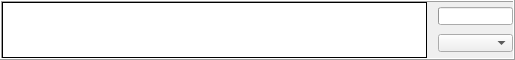
    <widget class="QFrame" name="dataFrame">
     <property name="minimumSize">
      <size>
       <width>0</width>
       <height>40</height>
      </size>
     </property>
     <property name="maximumSize">
      <size>
       <width>16777215</width>
       <height>60</height>
      </size>
     </property>
     <property name="frameShape">
      <enum>QFrame::Box</enum>
     </property>
     <property name="frameShadow">
      <enum>QFrame::Raised</enum>
     </property>
     <layout class="QHBoxLayout" name="horizontalLayout_6" stretch="90,0,10">
      <property name="spacing">
       <number>-1</number>
      </property>
      <property name="leftMargin">
       <number>0</number>
      </property>
      <property name="topMargin">
       <number>0</number>
      </property>
      <property name="rightMargin">
       <number>0</number>
      </property>
      <property name="bottomMargin">
       <number>0</number>
      </property>
      <item>
       <widget class="QTextEdit" name="dataEdit">
        <property name="sizePolicy">
         <sizepolicy hsizetype="Preferred" vsizetype="Preferred">
          <horstretch>0</horstretch>
          <verstretch>0</verstretch>
         </sizepolicy>
        </property>
        <property name="minimumSize">
         <size>
          <width>425</width>
          <height>0</height>
         </size>
        </property>
        <property name="font">
         <font>
          <pointsize>10</pointsize>
         </font>
        </property>
        <property name="frameShape">
         <enum>QFrame::Box</enum>
        </property>
        <property name="frameShadow">
         <enum>QFrame::Plain</enum>
        </property>
       </widget>
      </item>
      <item>
       <spacer name="horizontalSpacer_5">
        <property name="orientation">
         <enum>Qt::Horizontal</enum>
        </property>
        <property name="sizeType">
         <enum>QSizePolicy::Expanding</enum>
        </property>
        <property name="sizeHint" stdset="0">
         <size>
          <width>5</width>
          <height>20</height>
         </size>
        </property>
       </spacer>
      </item>
      <item>
       <layout class="QVBoxLayout" name="verticalLayout">
        <property name="spacing">
         <number>-1</number>
        </property>
        <property name="topMargin">
         <number>2</number>
        </property>
        <property name="bottomMargin">
         <number>2</number>
        </property>
        <item>
         <widget class="QProgressBar" name="dataBar">
          <property name="maximumSize">
           <size>
            <width>75</width>
            <height>18</height>
           </size>
          </property>
          <property name="value">
           <number>0</number>
          </property>
          <property name="textVisible">
           <bool>false</bool>
          </property>
         </widget>
        </item>
        <item>
         <widget class="QComboBox" name="dataSelectionBox">
          <property name="maximumSize">
           <size>
            <width>75</width>
            <height>18</height>
           </size>
          </property>
          <property name="font">
           <font>
            <pointsize>8</pointsize>
           </font>
          </property>
         </widget>
        </item>
       </layout>
      </item>
     </layout>
    </widget>
